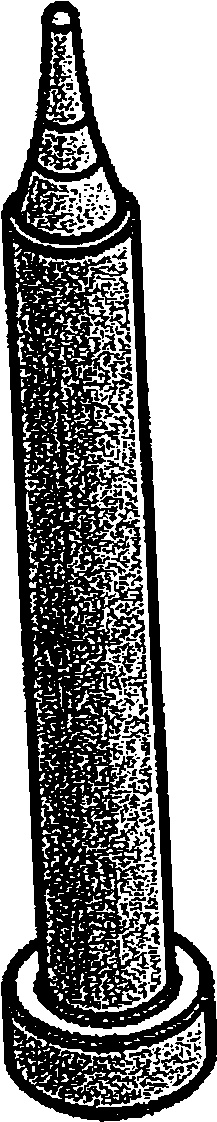
#> input picture PartSort/img/10_bf5a8bbca38d4c97.jpg, 217 x 1122 px; its folder holds only this picture in this run
$ python resize.py   (older library calls are emulated)
#> lines starting #> are read from the running program, lines starting #| are printed output that depends on the picture
from PIL import Image
import os, sys

path = "./PartSort/img/"
outpath = "./PartSort/img/resize/"
dirs = os.listdir( path )
final_size = 100;

def resize_aspect_fit():
    for item in dirs:
         if item == '.DS_Store':
             print(item)
             continue
         if os.path.isfile(path+item):
             im = Image.open(path+item)
#> im is the input picture: PIL image 217x1122 RGB; min 0, max 255, mean 145.7
             f, e = os.path.splitext(path+item)
             size = im.size
#> size = (217, 1122)
             ratio = float(final_size) / max(size)
#> ratio = 0.0891
             temp = [int(x*ratio) for x in size]
#> temp = [19, 100]
             if(temp[0] <= 0): temp[0] = 1
             if(temp[1] <= 0): temp[1] = 1
             new_image_size = tuple(temp)
#> new_image_size = (19, 100)
             im = im.resize(new_image_size, Image.ANTIALIAS)
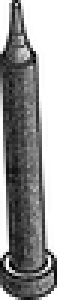
#> im: PIL image 19x100 RGB (shown 3 times larger); min 0, max 255, mean 144.6
             new_im = Image.new("RGB", (final_size, final_size),color = tuple([255,255,255]))
#> new_im: PIL image 100x100 RGB; every value is 255
             new_im.paste(im, ((final_size-new_image_size[0])//2, (final_size-new_image_size[1])//2))
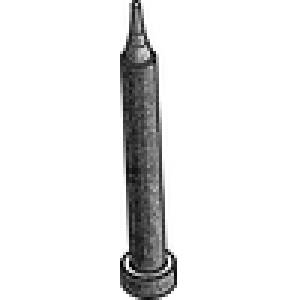
#> new_im: PIL image 100x100 RGB (shown 3 times larger); min 0, max 255, mean 234
             new_im.save(outpath+item, quality=90)
resize_aspect_fit()

$ run again, on PartSort/img/1_23715433ae3e2d96.jpg
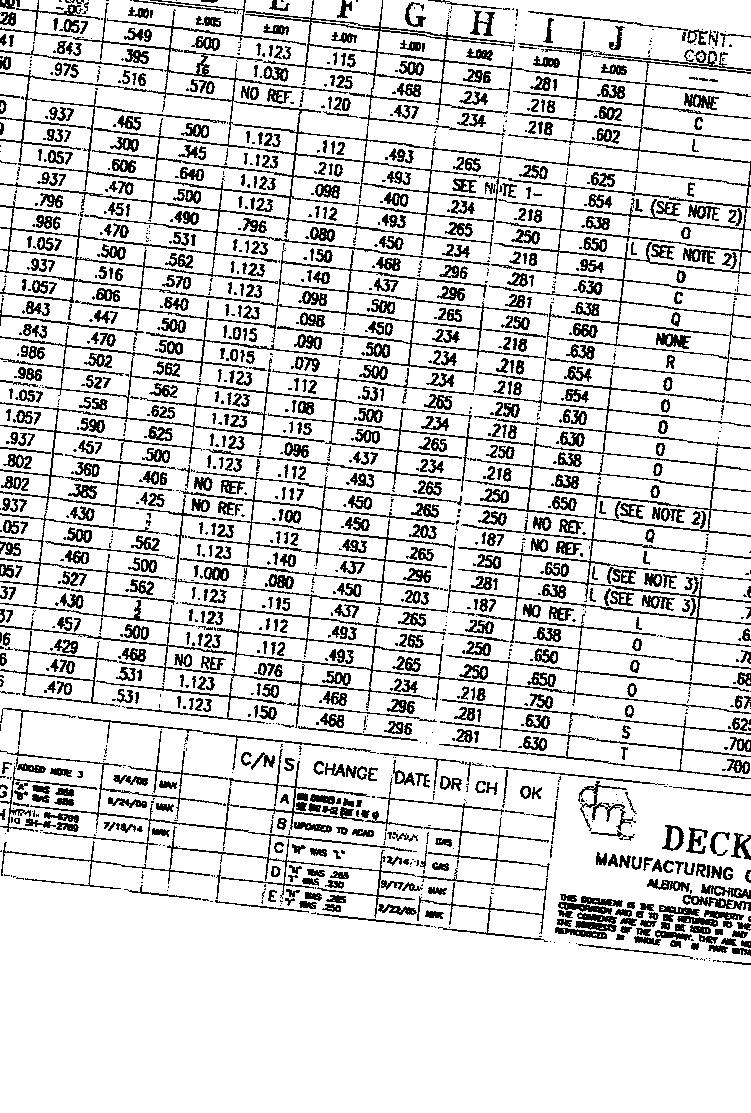
#> input picture PartSort/img/1_23715433ae3e2d96.jpg, 751 x 1113 px
#> in resize_aspect_fit, im is the input picture: PIL image 751x1113 RGB; min 0, max 255, mean 211.7
#> in resize_aspect_fit, `im = im.resize(new_image_size, Image.ANTIALIAS)`:
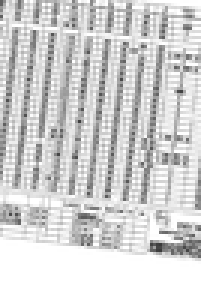
#> im: PIL image 67x100 RGB (shown 3 times larger); min 58, max 255, mean 209.9
#> in resize_aspect_fit, `new_im.paste(im, ((final_size-new_image_size[0])//2, (final_size-new_i..`:
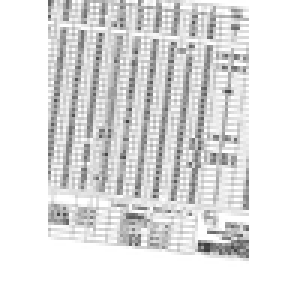
#> new_im: PIL image 100x100 RGB (shown 3 times larger); min 58, max 255, mean 224.8

$ run again, on PartSort/img/1_24f0be601c5ce347.jpg
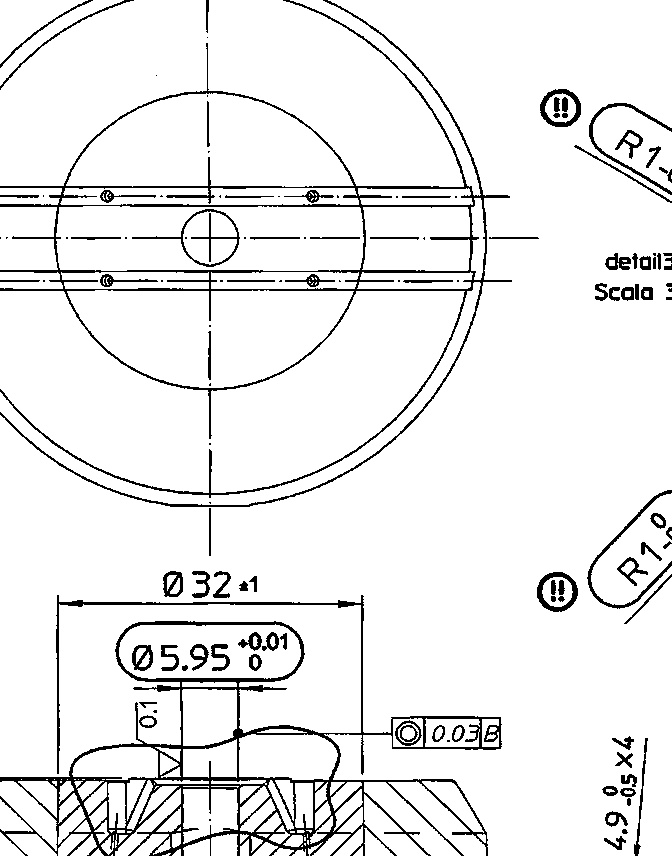
#> input picture PartSort/img/1_24f0be601c5ce347.jpg, 672 x 856 px
#> in resize_aspect_fit, im is the input picture: PIL image 672x856 RGB; min 0, max 255, mean 236.9
#> in resize_aspect_fit, `im = im.resize(new_image_size, Image.ANTIALIAS)`:
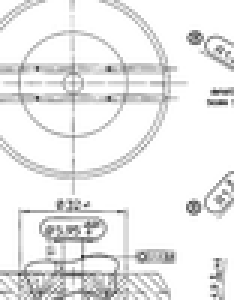
#> im: PIL image 78x100 RGB (shown 3 times larger); min 50, max 255, mean 235.2
#> in resize_aspect_fit, `new_im.paste(im, ((final_size-new_image_size[0])//2, (final_size-new_i..`:
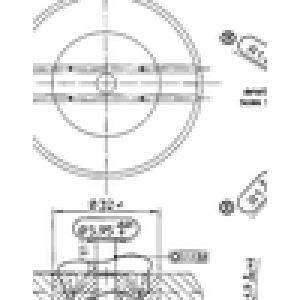
#> new_im: PIL image 100x100 RGB (shown 3 times larger); min 50, max 255, mean 239.6

$ run again, on PartSort/img/1_254d8ef1976131fc.jpg
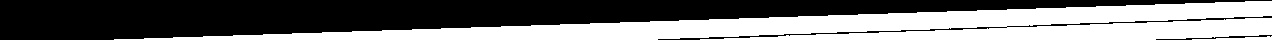
#> input picture PartSort/img/1_254d8ef1976131fc.jpg, 1272 x 40 px
#> in resize_aspect_fit, im is the input picture: PIL image 1272x40 RGB; min 0, max 255, mean 110.8
#> in resize_aspect_fit, `new_im.paste(im, ((final_size-new_image_size[0])//2, (final_size-new_i..`:
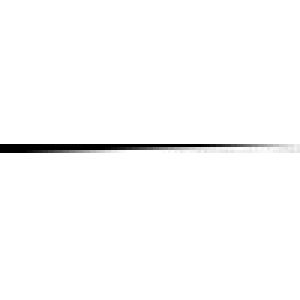
#> new_im: PIL image 100x100 RGB (shown 3 times larger); min 0, max 255, mean 250.7

$ run again, on PartSort/img/16_dea27fa62416fbb4.jpg
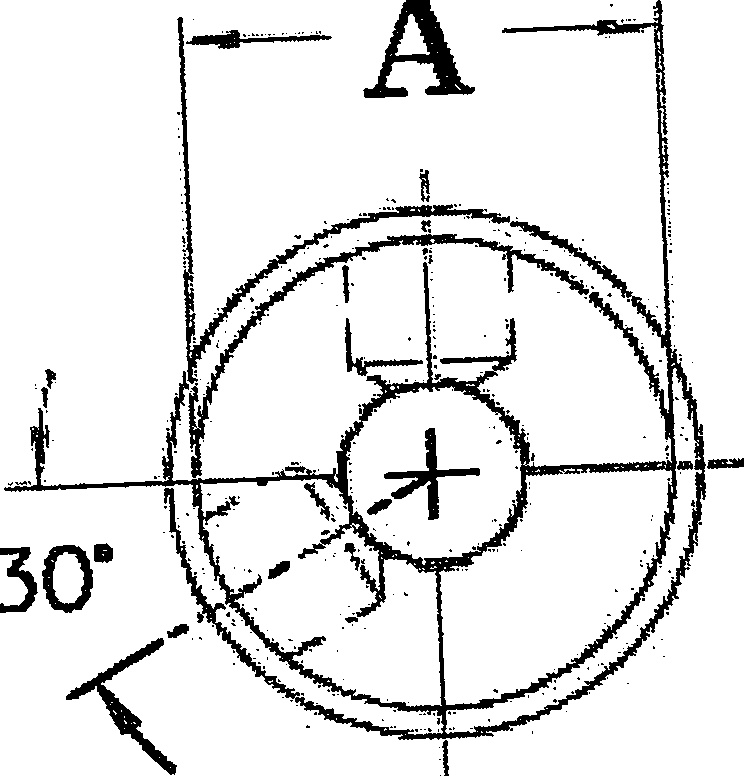
#> input picture PartSort/img/16_dea27fa62416fbb4.jpg, 744 x 776 px
#> in resize_aspect_fit, im is the input picture: PIL image 744x776 RGB; min 0, max 255, mean 229.4
#> in resize_aspect_fit, `im = im.resize(new_image_size, Image.ANTIALIAS)`:
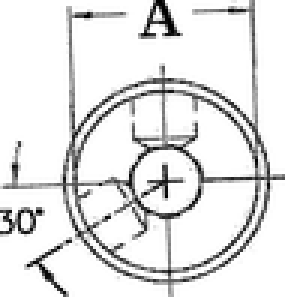
#> im: PIL image 95x99 RGB (shown 3 times larger); min 0, max 255, mean 227.7
#> in resize_aspect_fit, `new_im.paste(im, ((final_size-new_image_size[0])//2, (final_size-new_i..`:
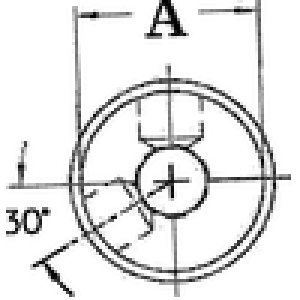
#> new_im: PIL image 100x100 RGB (shown 3 times larger); min 0, max 255, mean 229.3
